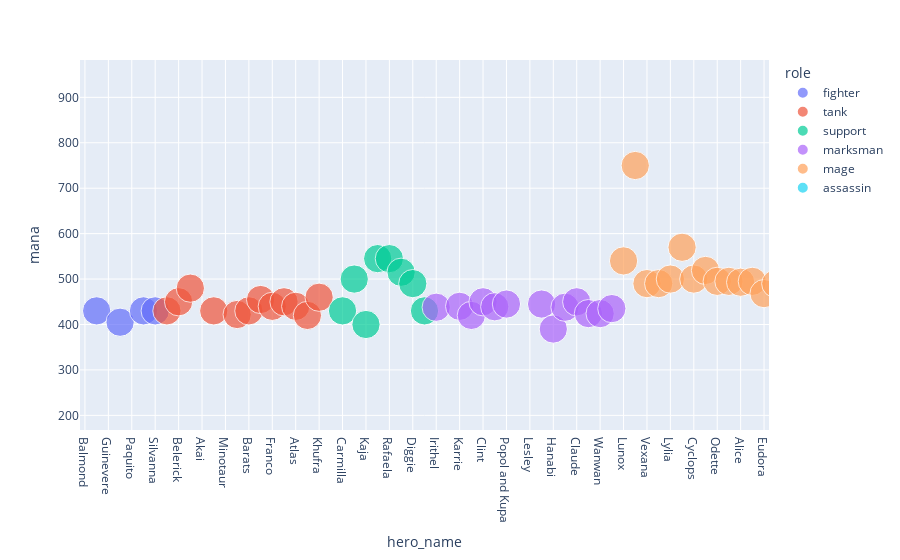

Notebook cell for this chart:
### Code cell
fig = px.scatter(td_MLBB, x="hero_name", y="mana",
                size="magic_defense", color="role")

# showing the plot
fig.show()

### Figure 1 — Plotly figure (JSON) as saved in the notebook; plotly's stock layout.template omitted (floating-point values rounded to 4 significant figures)
{"data": [{"hovertemplate": "role=fighter<br>hero_name=%{x}<br>mana=%{y}<br>magic_defense=%{marker.size}<extra></extra>", "legendgroup": "fighter", "marker": {"color": "#636efa", "size": [10, 10, 10, 10, 10, 10, 0, 10, 10, 10, 10, 10, 10, 10, 10, 10, 10, 10, 10, 10, 10, 10, 10, 10, 0, 10, 10, 10, 10], "sizemode": "area", "sizeref": 0.025, "symbol": "circle"}, "mode": "markers", "name": "fighter", "orientation": "v", "showlegend": true, "type": "scatter", "x": ["Terizla", "Martis", "Thamuz", "Leomord", "Minsitthar", "Alpha", "Ruby", "Freya", "X.Borg", "Dyrroth", "Masha", "Khaleed", "Bane", "Argus", "Badang", "Lapu Lapu", "Hilda", "Roger", "Alucard", "Zilong", "Sun", "Chou", "Balmond", "Jawhead", "Guinevere", "Aldous", "Paquito", "Yu Zhong", "Silvanna"], "xaxis": "x", "y": [430, 0, 0, 0, 380, 453, 430, 462, 0, 0, 0, 0, 422, 0, 0, 0, 0, 450, 0, 405, 400, 0, 0, 430, 0, 405, 0, 430, 430], "yaxis": "y"}, {"hovertemplate": "role=tank<br>hero_name=%{x}<br>mana=%{y}<br>magic_defense=%{marker.size}<extra></extra>", "legendgroup": "tank", "marker": {"color": "#EF553B", "size": [10, 10, 10, 0, 10, 10, 10, 10, 10, 10, 10, 10, 10, 10, 10], "sizemode": "area", "sizeref": 0.025, "symbol": "circle"}, "mode": "markers", "name": "tank", "orientation": "v", "showlegend": true, "type": "scatter", "x": ["Grock", "Belerick", "Lolita", "Akai", "Hylos", "Minotaur", "Baxia", "Barats", "Uranus", "Franco", "Tigreal", "Atlas", "Gatot Kaca", "Khufra", "Johnson"], "xaxis": "x", "y": [430, 450, 480, 422, 430, 0, 422, 430, 455, 440, 450, 440, 420, 460, 0], "yaxis": "y"}, {"hovertemplate": "role=support<br>hero_name=%{x}<br>mana=%{y}<br>magic_defense=%{marker.size}<extra></extra>", "legendgroup": "support", "marker": {"color": "#00cc96", "size": [10, 10, 10, 10, 10, 10, 10, 10], "sizemode": "area", "sizeref": 0.025, "symbol": "circle"}, "mode": "markers", "name": "support", "orientation": "v", "showlegend": true, "type": "scatter", "x": ["Carmilla", "Faramis", "Kaja", "Estes", "Rafaela", "Angela", "Diggie", "Mathilda"], "xaxis": "x", "y": [430, 500, 400, 545, 545, 515, 490, 430], "yaxis": "y"}, {"hovertemplate": "role=marksman<br>hero_name=%{x}<br>mana=%{y}<br>magic_defense=%{marker.size}<extra></extra>", "legendgroup": "marksman", "marker": {"color": "#ab63fa", "size": [10, 10, 10, 10, 10, 10, 10, 10, 10, 10, 10, 10, 10, 10, 10, 10], "sizemode": "area", "sizeref": 0.025, "symbol": "circle"}, "mode": "markers", "name": "marksman", "orientation": "v", "showlegend": true, "type": "scatter", "x": ["Irithel", "Kimmy", "Karrie", "Moskov", "Clint", "Bruno", "Popol and Kupa", "Granger", "Lesley", "Miya", "Hanabi", "Yi Sun Shin", "Claude", "Layla", "Wanwan", "Brody"], "xaxis": "x", "y": [438, 100, 440, 420, 450, 439, 445, 0, 0, 445, 390, 438, 450, 424, 424, 435], "yaxis": "y"}, {"hovertemplate": "role=mage<br>hero_name=%{x}<br>mana=%{y}<br>magic_defense=%{marker.size}<extra></extra>", "legendgroup": "mage", "marker": {"color": "#FFA15A", "size": [10, 10, 10, 10, 10, 10, 10, 10, 10, 10, 10, 10, 10, 10, 10, 10, 10, 10, 10, 10, 10, 10, 10], "sizemode": "area", "sizeref": 0.025, "symbol": "circle"}, "mode": "markers", "name": "mage", "orientation": "v", "showlegend": true, "type": "scatter", "x": ["Lunox", "Aurora", "Vexana", "Harith", "Lylia", "Gord", "Cyclops", "Kagura", "Odette", "Valir", "Alice", "Kadita", "Eudora", "Pharsa", "Cecilion", "Chang'e", "Nana", "Harley", "Vale", "Zhask", "Luo Yi", "Yve", "Esmeralda"], "xaxis": "x", "y": [540, 750, 490, 490, 500, 570, 500, 519, 495, 495, 493, 495, 468, 490, 1150, 505, 510, 490, 490, 490, 520, 490, 502], "yaxis": "y"}, {"hovertemplate": "role=assassin<br>hero_name=%{x}<br>mana=%{y}<br>magic_defense=%{marker.size}<extra></extra>", "legendgroup": "assassin", "marker": {"color": "#19d3f3", "size": [10, 10, 10, 10, 10, 10, 10, 10, 10, 0, 10, 10], "sizemode": "area", "sizeref": 0.025, "symbol": "circle"}, "mode": "markers", "name": "assassin", "orientation": "v", "showlegend": true, "type": "scatter", "x": ["Saber", "Karina", "Ling", "Hanzo", "Selena", "Gusion", "Lancelot", "Hayabusa", "Helcurt", "Fanny", "Benedetta", "Natalia"], "xaxis": "x", "y": [443, 431, 0, 0, 490, 460, 450, 10, 440, 0, 460, 486], "yaxis": "y"}], "layout": {"autosize": true, "dragmode": "pan", "legend": {"itemsizing": "constant", "title": {"text": "role"}, "tracegroupgap": 0}, "margin": {"t": 60}, "xaxis": {"anchor": "y", "autorange": false, "domain": [0, 1], "range": [21.58, 80.42], "title": {"text": "hero_name"}, "type": "category"}, "yaxis": {"anchor": "x", "autorange": false, "domain": [0, 1], "range": [167.8, 982.2], "title": {"text": "mana"}, "type": "linear"}}}
